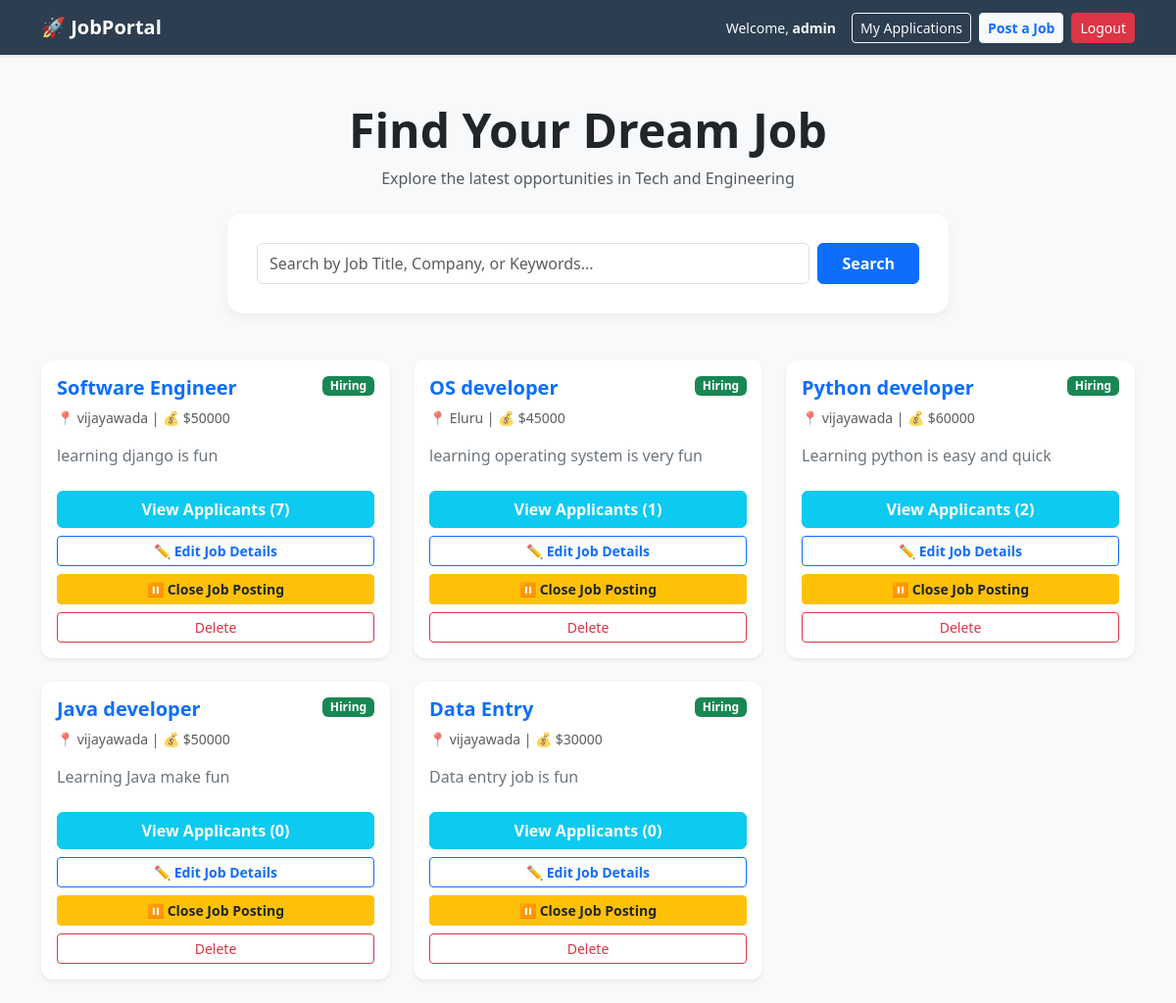
The app's page / (signed in) with its own data.
### jobs/models.py (models this page shows, shortened)
class Job(models.Model):
    employer = models.ForeignKey(User, on_delete=models.CASCADE)
    title = models.CharField(max_length=200)
    description = models.TextField()
    location = models.CharField(max_length=100)
    salary = models.PositiveIntegerField()
    created_at = models.DateTimeField(auto_now_add=True)
    is_active = models.BooleanField(default=True)

### jobs/views.py (the view)
# urls.py: path('', job_list, name='home'), # This makes it the home page
def job_list(request):
    query = request.GET.get('search')
    if query:
        jobs = Job.objects.filter(title__icontains=query)
    else:
        jobs = Job.objects.all()
    return render(request, 'jobs/job_list.html', {'jobs': jobs})

### jobs/templates/jobs/job_list.html (shortened to what this page needs)
<!DOCTYPE html>
<html lang="en">
<head>
    <link href="https://cdn.jsdelivr.net/npm/bootstrap@5.3.0/dist/css/bootstrap.min.css" rel="stylesheet">
</head>
<body>
    <nav class="navbar navbar-expand-lg navbar-dark mb-4 shadow-sm">
        <div class="container">
            <a class="navbar-brand fw-bold" href="{% url 'home' %}">🚀 JobPortal</a>
            <div class="ms-auto d-flex align-items-center">
                {% if user.is_authenticated %}
                    <span class="text-light me-3 small d-none d-md-inline">Welcome, <strong>{{ user.username }}</strong></span>
                    <a href="{% url 'my_applications' %}" class="btn btn-outline-light btn-sm me-2">My Applications</a>
                    <a href="{% url 'post_job' %}" class="btn btn-light btn-sm me-2 text-primary fw-bold">Post a Job</a>
                    <form action="{% url 'logout' %}" method="post" class="d-inline">
                        <button type="submit" class="btn btn-danger btn-sm">Logout</button>
                    </form>
                {% else %}
                    <a href="{% url 'login' %}" class="btn btn-outline-light btn-sm me-2">Login</a>
                    <a href="{% url 'register' %}" class="btn btn-primary btn-sm">Register</a>
                {% endif %}
            </div>
        </div>
    </nav>
    <div class="container">
        <div class="text-center mb-5 mt-5">
            <h1 class="display-5 fw-bold text-dark">Find Your Dream Job</h1>
            <p class="text-muted">Explore the latest opportunities in Tech and Engineering</p>
            <div class="row justify-content-center mt-4">
                <div class="col-md-8">
                    <div class="search-container">
                        <form method="GET" action="{% url 'home' %}" class="d-flex">
                            <input name="search" class="form-control me-2 py-2" type="search" placeholder="Search by Job Title, Company, or Keywords..." value="{{ request.GET.search }}">
                            <button class="btn btn-primary px-4 fw-bold" type="submit">Search</button>
                        </form>
                    </div>
                </div>
            </div>
        </div>
        <div class="row">
            {% for job in jobs %}
            <div class="col-md-6 col-lg-4 mb-4">
                <div class="card job-card shadow-sm h-100">
                    <div class="card-body d-flex flex-column">
                        <div class="d-flex justify-content-between align-items-start mb-2">
                            <h5 class="card-title fw-bold text-primary mb-0">{{ job.title }}</h5>
                            {% if job.is_active %}
                                <span class="badge bg-success">Hiring</span>
                            {% else %}
                                <span class="badge bg-secondary">Closed</span>
                            {% endif %}
                        </div>
                        <p class="text-muted small mb-3">
                             📍 {{ job.location }} |
                             💰 ${{ job.salary }}
                        </p>
                        <p class="card-text text-secondary mb-4">{{ job.description|truncatewords:20 }}</p>
                        <div class="mt-auto">
                            {% if user.is_authenticated %}
                                {% if job.employer == user or user.is_staff %}
                                    <div class="d-grid gap-2">
                                        <a href="{% url 'view_applicants' job.id %}" class="btn btn-info text-white fw-bold">
                                            View Applicants ({{ job.application_set.count }})
                                        </a>
                                        <a href="{% url 'edit_job' job.id %}" class="btn btn-outline-primary btn-sm fw-bold">
                                            ✏️ Edit Job Details
                                        </a>
                                        <a href="{% url 'toggle_job_status' job.id %}" class="btn {% if job.is_active %}btn-warning text-dark{% else %}btn-success{% endif %} btn-sm fw-bold">
                                            {% if job.is_active %} ⏸ Close Job Posting {% else %} ▶ Re-open Job Posting {% endif %}
                                        </a>
                                        <a href="{% url 'delete_job' job.id %}" class="btn btn-outline-danger btn-sm">Delete</a>
                                    </div>
                                {% else %}
                                    {% if job.is_active %}
                                        <a href="{% url 'apply_job' job.id %}" class="btn btn-apply w-100 shadow-sm">Apply Now</a>
                                    {% else %}
                                        <button class="btn btn-secondary w-100" disabled>Applications Closed</button>
                                    {% endif %}
                                {% endif %}
                            {% else %}
                                <a href="{% url 'login' %}" class="btn btn-outline-secondary w-100">Login to Apply</a>
                            {% endif %}
                        </div>
                    </div>
                </div>
            </div>
            {% empty %}
                <div class="col-12 text-center py-5">
                    <h3 class="text-muted">No jobs found matching your search.</h3>
                    <a href="{% url 'home' %}" class="btn btn-link">View All Jobs</a>
                </div>
            {% endfor %}
        </div>
    </div>
</body>
</html>

### jobs/templates/jobs/job_list.html (style rules this page uses)
body { background-color: #f8f9fa; }
.navbar { background-color: #2c3e50; }
.job-card { border: none; transition: transform 0.2s; border-radius: 12px; }
.search-container { background: white; padding: 30px; border-radius: 15px; box-shadow: 0 4px 12px rgba(0,0,0,0.05); }

### records on screen
Job: title "Software Engineer", is_active "Hiring", location "vijayawada", salary "50000", description "learning django is fun", application_set.count "7"
Job: title "OS developer", is_active "Hiring", location "Eluru", salary "45000", description "learning operating system is very fun", application_set.count "1"
Job: title "Python developer", is_active "Hiring", location "vijayawada", salary "60000", description "Learning python is easy and quick", application_set.count "2"
Job: title "Java developer", is_active "Hiring", location "vijayawada", salary "50000", description "Learning Java make fun", application_set.count "0"
Job: title "Data Entry", is_active "Hiring", location "vijayawada", salary "30000", description "Data entry job is fun", application_set.count "0"

### other values on screen
{{ user.username }} "admin"
